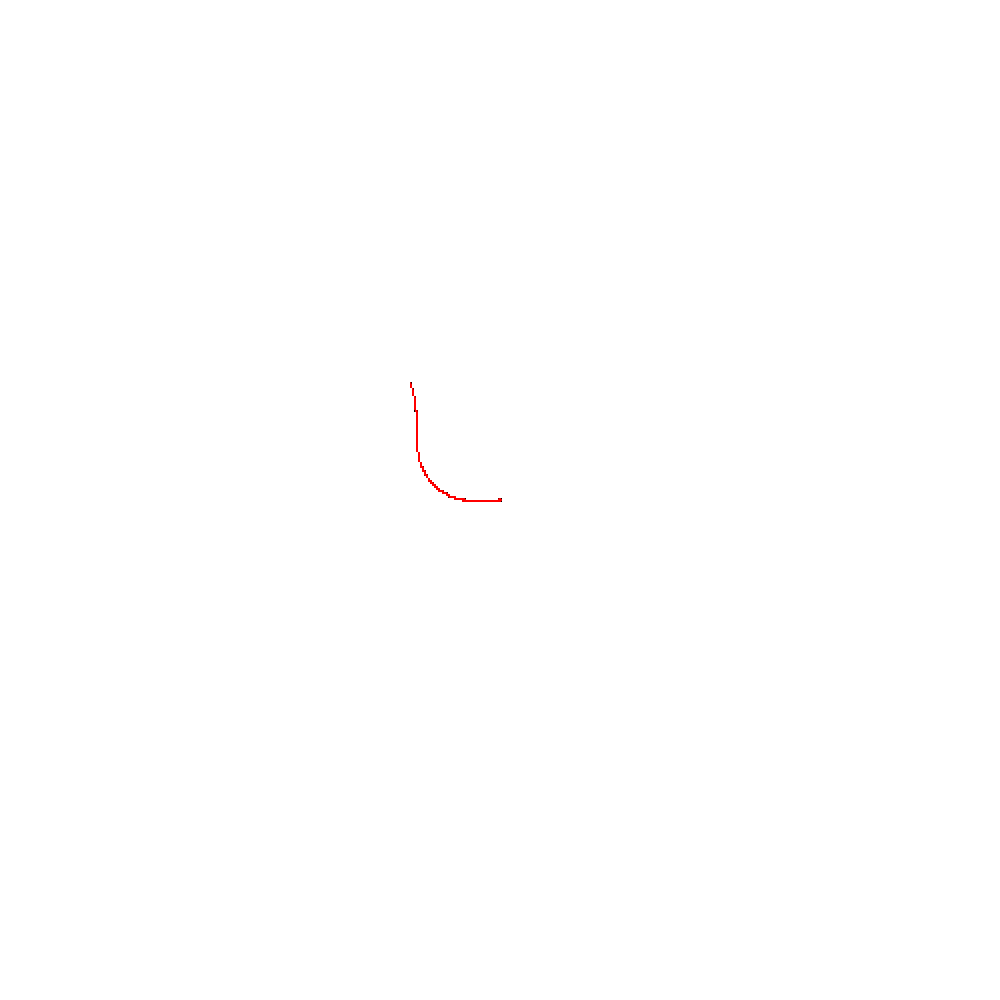
Frame 1 (no input)
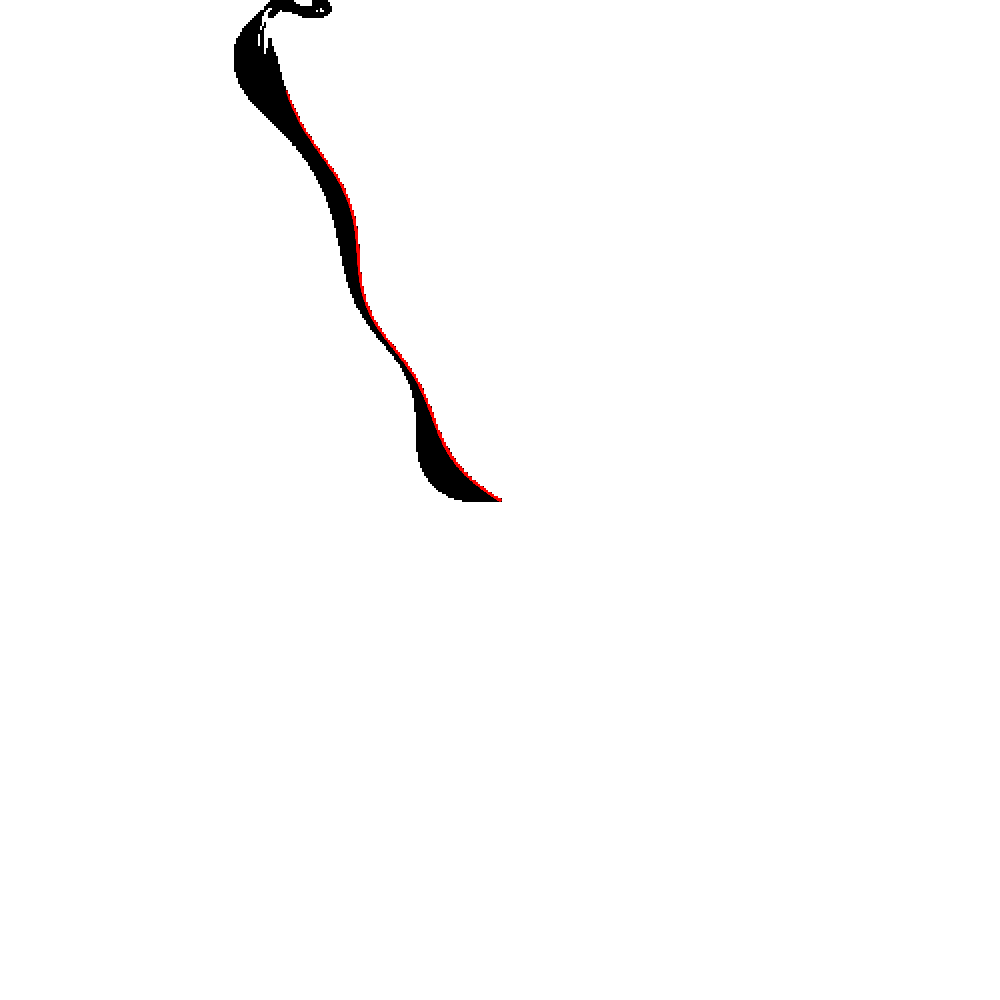
Frame 60 (the mouse pressed at the canvas centre just before this capture)
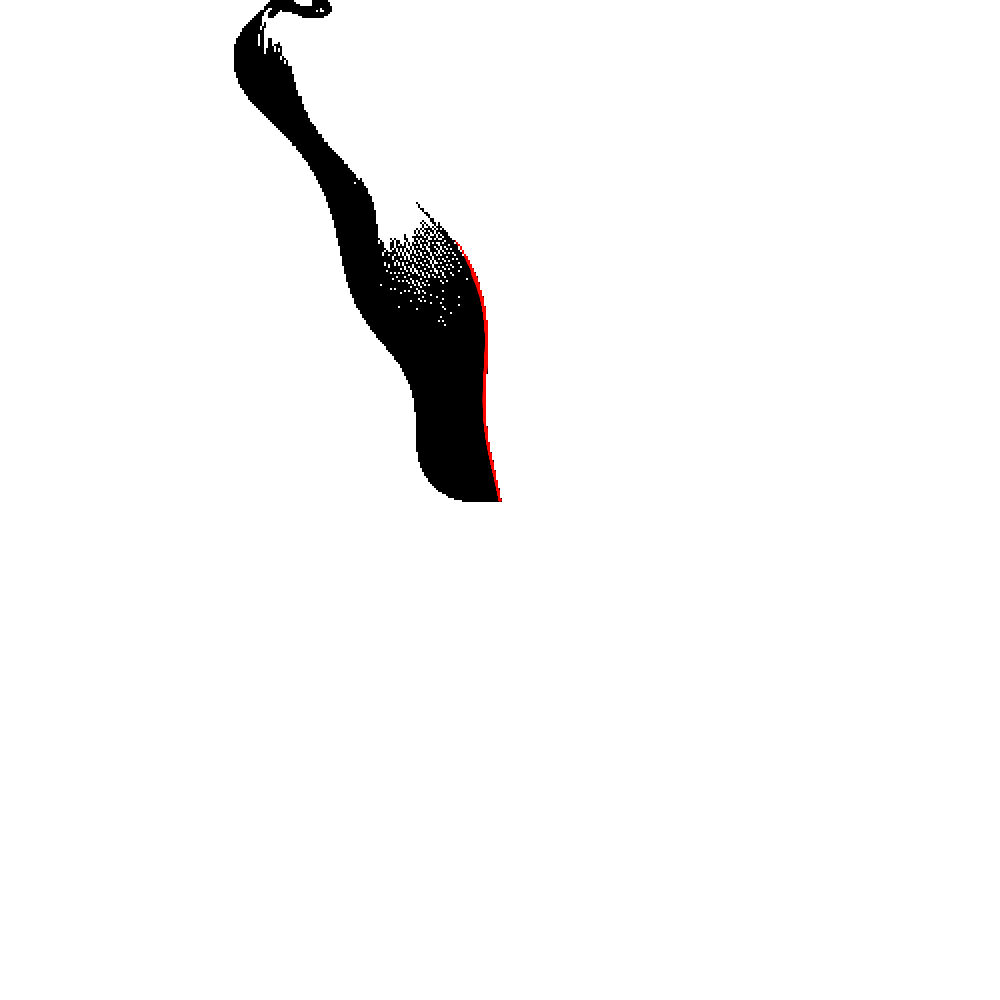
Frame 120 (the mouse held since frame 60 and released just before this capture)

The Processing sketch that drew these frames (run headless with seeded random() and noise(); from frame 60 on, the mouse is pressed at the canvas centre):

// Processing sketch: Break_Pixels_on_Perlin_Field
// ── Break_Pixels_on_Perlin_Field.pde
int iter = 100;//iteration 100
int nball = 100;//number of balls 100
int bs = 2;//block size 5
float nscale = 1000;//noise scale 1000
float spawnRange = nscale/10000;//nscale/10000
float pnoise = 0.1;//noise power 0.1
float zoffc = 0.00001;//zoff change 0.00001

ArrayList<Ball> balls = new ArrayList<Ball>();
boolean[][] blocks;
int ni, nj;
float zoff;

void setup(){
  //fullScreen();
  size(1000, 1000);
  colorMode(HSB, 360, 100, 100, 100);
  for(int i=0; i<nball; i++){
    balls.add(new Ball(bs/2));
  }
  ni = width/bs;
  nj = height/bs;
  blocks = new boolean[ni][nj];
  for(int i=0; i<ni; i++){
    for(int j=0; j<nj; j++){
      blocks[i][j] = true;
    }
  }
  noStroke();
  background(360);
}

void draw(){
  fill(0, 1);
  rect(0, 0, width, height);
  background(0);
  fill(360);
  fill(zoff*10%360, 100, 100);
  for(int i=0; i<iter; i++){
    for(Ball ball : balls){
      ball.update();
      ball.show();
    }
    zoff += zoffc;
  }
  fill(360);
  for(int i=0; i<ni; i++){
    for(int j=0; j<nj; j++){
      if(blocks[i][j])rect(i*bs, j*bs, bs, bs);
    }
  }
}

// ── Ball.pde
class Ball{
  PVector pos, vel = new PVector();
  float r;
  
  Ball(float r){
    pos = new PVector(width/2+random(-spawnRange, spawnRange), height/2+random(-spawnRange, spawnRange));
    //this.vel = new PVector(random(-height/100, height/100), random(-height/100, height/100));
    this.r = r;
  }
  
  void update(){
    float angle = noise(pos.x/nscale, pos.y/nscale, zoff)*TWO_PI*8;
    vel.add(PVector.fromAngle(angle).mult(pnoise));
    if(pos.x < 0 || pos.x > width){vel.x = -vel.x;}
    if(pos.y < 0 || pos.y > height){vel.y = -vel.y;}
    int i = int(pos.x/bs);
    int j = int(pos.y/bs);
    if(i >= 0 && j>= 0 && i < ni && j < nj && blocks[i][j] == true){blocks[i][j] = false;reset();}
    vel.setMag(constrain(vel.mag() , 0, bs));
    pos.add(vel);
  }
  
  void reset(){
    pos = new PVector(width/2+random(-spawnRange, spawnRange), height/2+random(-spawnRange, spawnRange));
    this.vel = new PVector();
    //this.vel = new PVector(random(-height/100, height/100), random(-height/100, height/100));
  }
  
  void show(){
    rect(pos.x-r, pos.y-r, r*2, r*2);
  }
}
